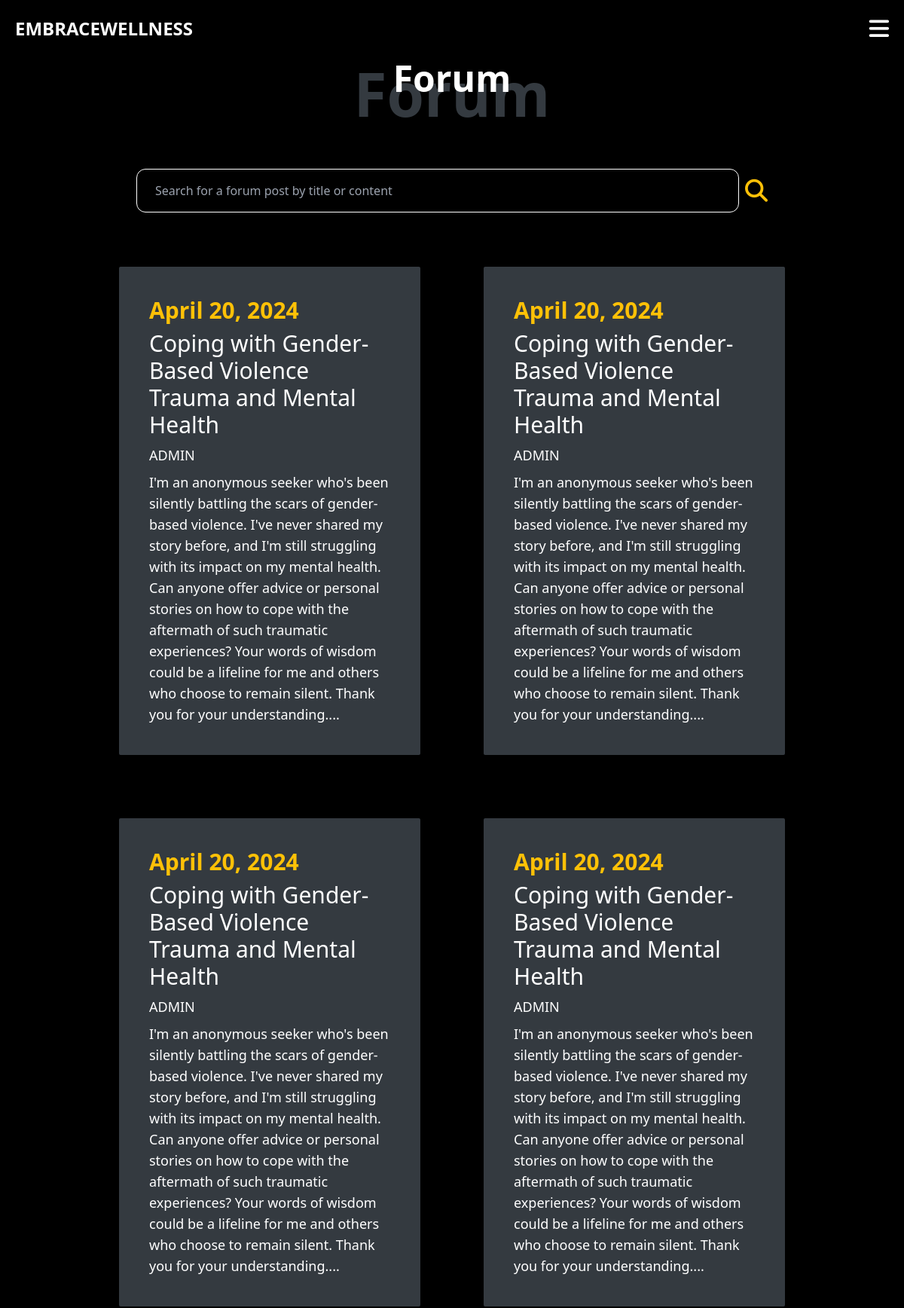
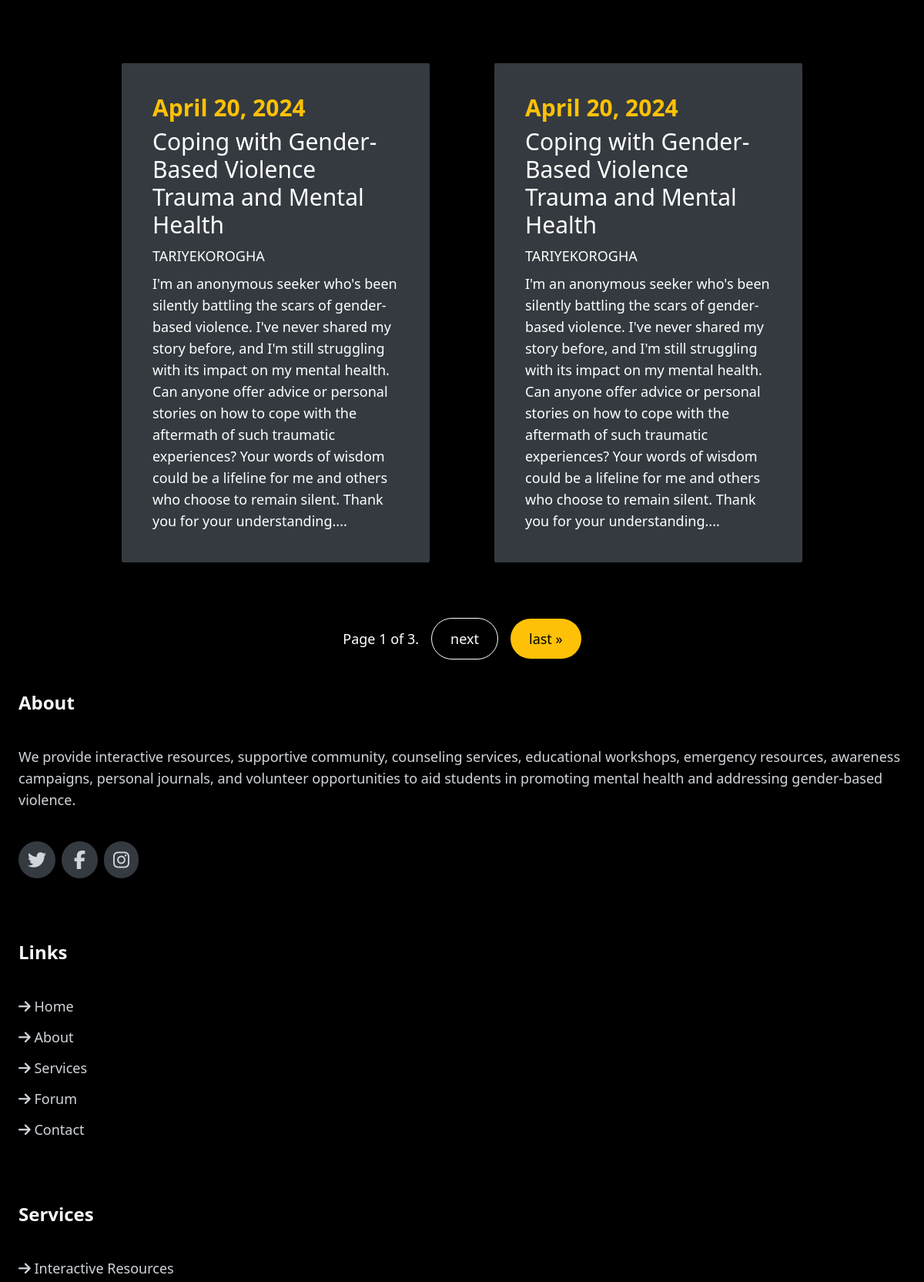
The app's page /forum/ (upper part) with its own data (2 pictures, top to bottom).
### forum/models.py (models this page shows, shortened)
class Forum(models.Model):
    title = models.CharField(max_length=100)
    content = models.TextField()
    created_by = models.ForeignKey(User, related_name="forums", on_delete=models.CASCADE)
    created_at = models.DateField(auto_now_add=True)
    modified_at = models.TimeField(auto_now=True)

### forum/views.py (the view)
# urls.py: path('', views.index, name="index"),
def index(request):
    query = request.GET.get('query', '')
    forums = models.Forum.objects.all()
    if query:
        forums = forums.filter(Q(title__icontains=query) | Q(content__icontains=query))
    paginator = Paginator(forums, 6)
    page_number = request.GET.get("page")
    page_obj = paginator.get_page(page_number)
    for forum in page_obj:
        forum.content = forum.content[0:500] + "..."
    return render(request, 'forum/forum_index.html',
                  {"forums": forums,
                   'query': query,
                   "page_obj": page_obj})

### forum/templates/forum/forum_index.html (shortened to what this page needs)
{% extends 'core/index.html' %}
{% block content %}
<div class="pt-[2.5rem] ">
    <div class="flex flex-col justify-center items-center my-10  sm:mx-[15rem]">
        <h2 class="sm:text-5xl text-4xl font-bold z-[2]">Forum</h2>
        <p class=" sm:text-[5rem]  text-[3rem] text-[#343a40]  z-[1] font-extrabold sm:-mt-[4rem]  -mt-[2.5rem]">Forum</p>
    </div>
    <div>
        <form action="{% url 'forum:index' %}"  class="flex justify-center space-x-2">
            <input name="query" class="bg-black w-2/3 py-4 px-6 border border-white rounded-xl" type="text" value="{{ query }}" placeholder="Search for a forum post by title or content">
            <button class="block text-mustard text-3xl py-2 inline">
                <span>
                    <i class="fa-solid fa-magnifying-glass"></i>
                </span>
            </button>
        </form>
    </div>
    <div class="lg:flex lg:justify-center lg:items-center ">
        <div class="xl:grid-cols-3 lg:mx-auto lg:my-[2rem] lg:grid-cols-2 lg:grid  flex flex-col justify-center items-center  lg:gap-1">
            {% for forum in page_obj %}
            <div class="bg-[#343a40] p-4 lg:p-10 w-[21rem] sm:w-[22rem] md:w-[25rem] lg:w-[25rem] m-10 rounded-sm ">
                <a href="{% url 'forum:detail' forum.id %}" class="h-auto flex flex-col space-y-2 justify-content items-start">
                    <p class="text-mustard lg:text-3xl text-2xl font-extrabold">{{ forum.created_at }}</p>
                    <h3 class="text-white lg:text-3xl text-2xl">{{ forum.title }}</h3>
                    <p class="uppercase text-lg text-white">{{ forum.created_by }}</p>
                    <p class="text-white text-lg"  >{{ forum.content }}</p>
                </a>
            </div>
            {% endfor %}
        </div>
    </div>
    <div class="pagination flex flex-row justify-center space-x-[8rem] text-lg">
        <span class="step-links flex flex-row justify-center items-center space-x-[1rem]">
            <span class="current">
                Page {{ page_obj.number }} of {{ page_obj.paginator.num_pages }}.
            </span>
            {% if page_obj.has_next %}
                <a href="?page={{ page_obj.next_page_number }}" class="px-6 py-3 text-white bg-black border border-white rounded-full hover:-translate-y-1">next</a>
                <a href="?page={{ page_obj.paginator.num_pages }}" class="px-6 py-3 text-black bg-mustard rounded-full hover:-translate-y-1">last &raquo;</a>
            {% endif %}
        </span>
    </div>
</div>
{% endblock %}

### records on screen
Forum: created_at "April 20, 2024", title "Coping with Gender-Based Violence Trauma and Mental Health", created_by "ADMIN", content "I'm an anonymous seeker who's been silently battling the scars of gender-based violence. I've never shared my story before, and I'm still struggling with its impact on my mental health. Can anyone offer advice or personal stories on how to cope with the aftermath of such traumatic experiences? Your words of wisdom could be a lifeline for me and others who choose to remain silent. Thank you for your understanding...."
Forum: created_at "April 20, 2024", title "Coping with Gender-Based Violence Trauma and Mental Health", created_by "ADMIN", content "I'm an anonymous seeker who's been silently battling the scars of gender-based violence. I've never shared my story before, and I'm still struggling with its impact on my mental health. Can anyone offer advice or personal stories on how to cope with the aftermath of such traumatic experiences? Your words of wisdom could be a lifeline for me and others who choose to remain silent. Thank you for your understanding...."
Forum: created_at "April 20, 2024", title "Coping with Gender-Based Violence Trauma and Mental Health", created_by "ADMIN", content "I'm an anonymous seeker who's been silently battling the scars of gender-based violence. I've never shared my story before, and I'm still struggling with its impact on my mental health. Can anyone offer advice or personal stories on how to cope with the aftermath of such traumatic experiences? Your words of wisdom could be a lifeline for me and others who choose to remain silent. Thank you for your understanding...."
Forum: created_at "April 20, 2024", title "Coping with Gender-Based Violence Trauma and Mental Health", created_by "ADMIN", content "I'm an anonymous seeker who's been silently battling the scars of gender-based violence. I've never shared my story before, and I'm still struggling with its impact on my mental health. Can anyone offer advice or personal stories on how to cope with the aftermath of such traumatic experiences? Your words of wisdom could be a lifeline for me and others who choose to remain silent. Thank you for your understanding...."
Forum: created_at "April 20, 2024", title "Coping with Gender-Based Violence Trauma and Mental Health", created_by "TARIYEKOROGHA", content "I'm an anonymous seeker who's been silently battling the scars of gender-based violence. I've never shared my story before, and I'm still struggling with its impact on my mental health. Can anyone offer advice or personal stories on how to cope with the aftermath of such traumatic experiences? Your words of wisdom could be a lifeline for me and others who choose to remain silent. Thank you for your understanding...."
Forum: created_at "April 20, 2024", title "Coping with Gender-Based Violence Trauma and Mental Health", created_by "TARIYEKOROGHA", content "I'm an anonymous seeker who's been silently battling the scars of gender-based violence. I've never shared my story before, and I'm still struggling with its impact on my mental health. Can anyone offer advice or personal stories on how to cope with the aftermath of such traumatic experiences? Your words of wisdom could be a lifeline for me and others who choose to remain silent. Thank you for your understanding...."

### other values on screen
{{ page_obj.number }} "1"
{{ page_obj.paginator.num_pages }} "3"
